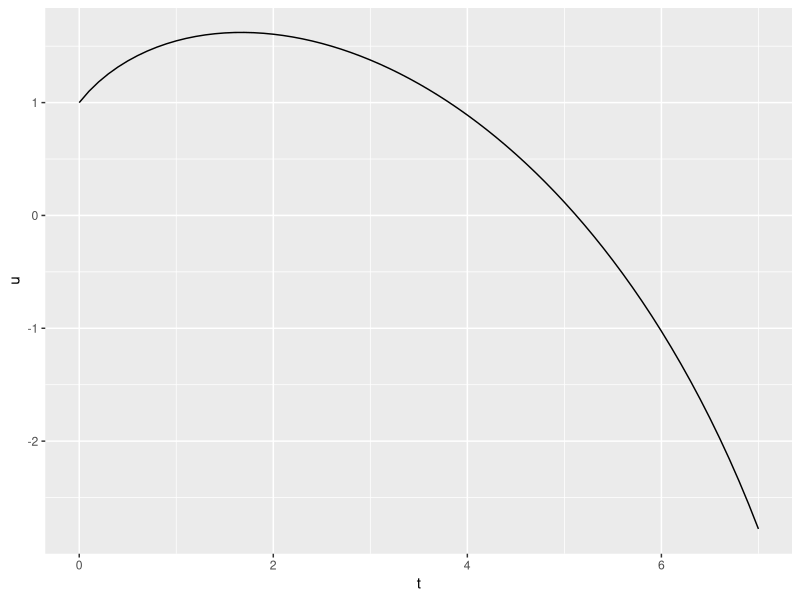
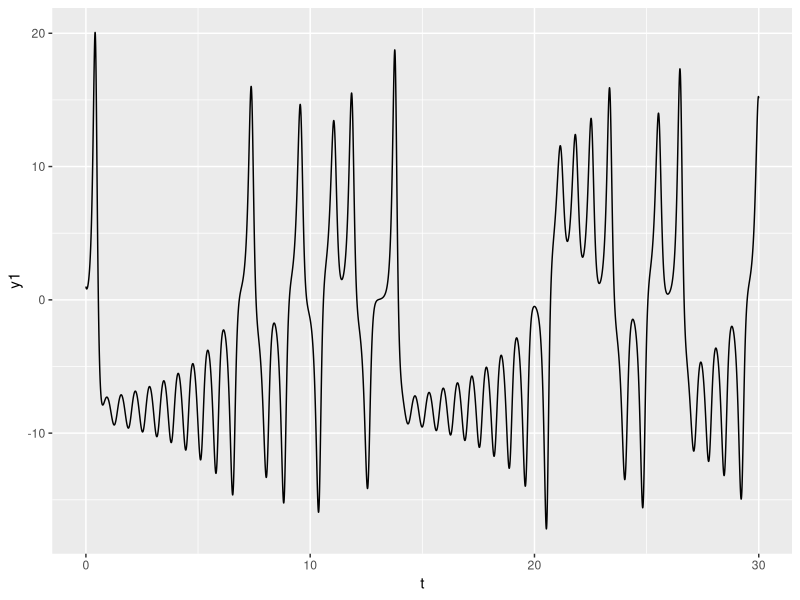
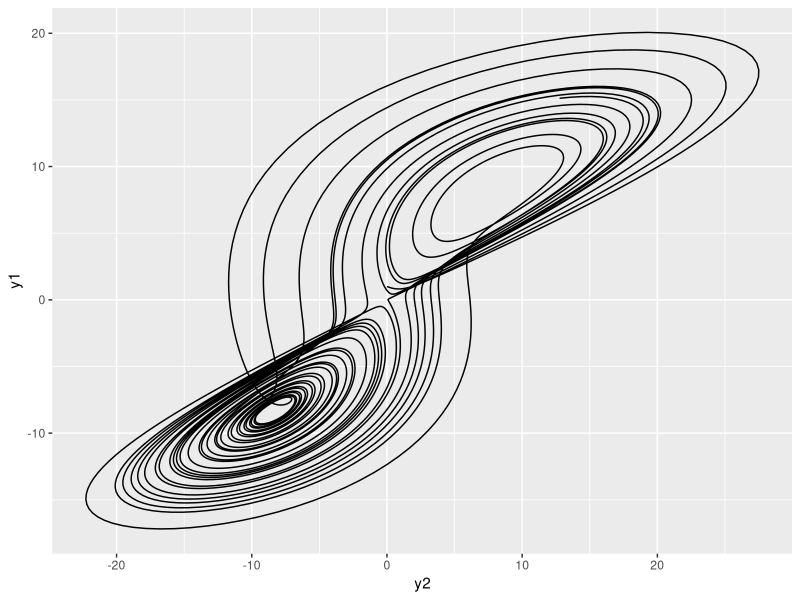
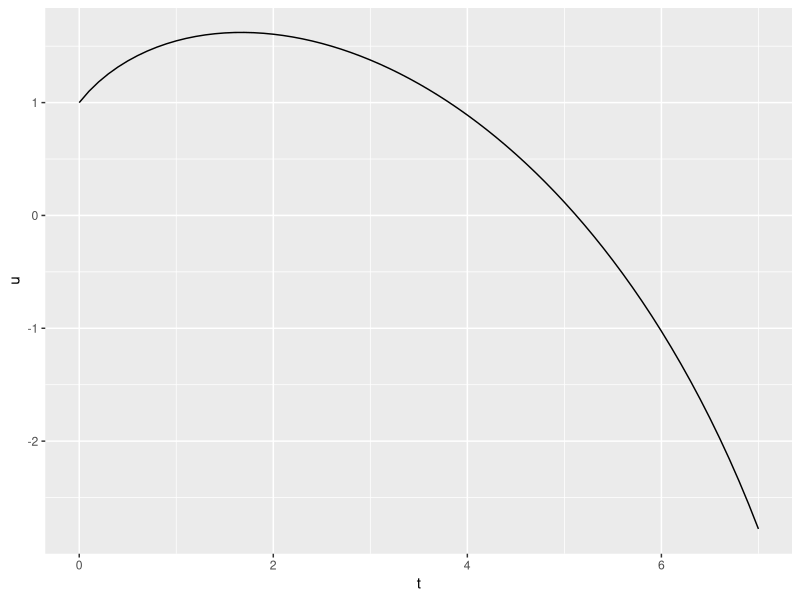
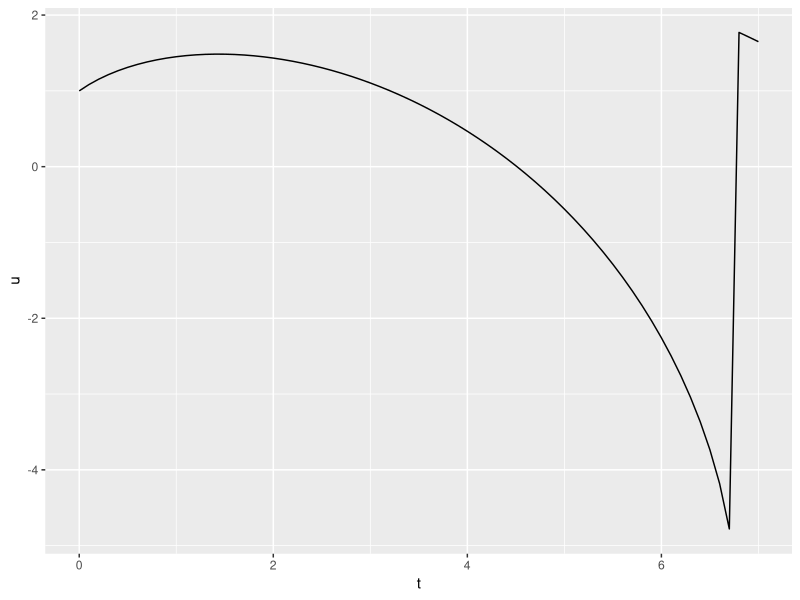
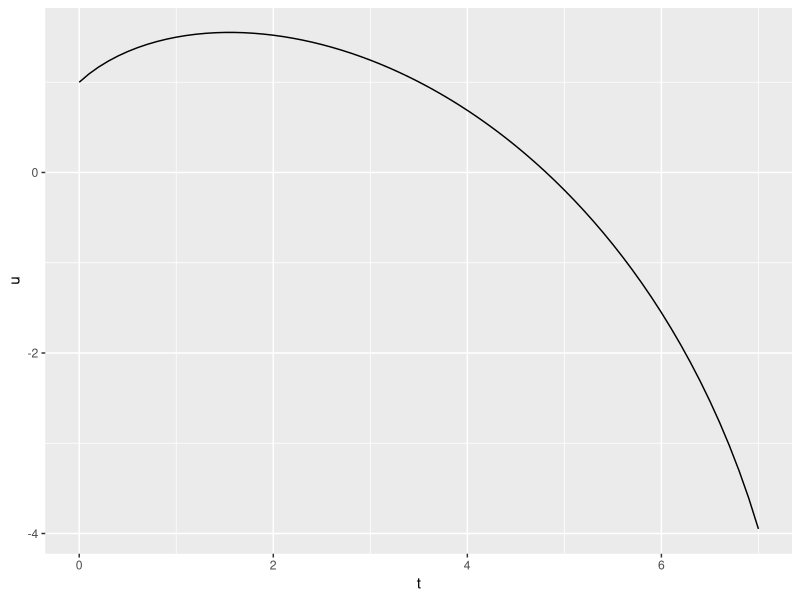
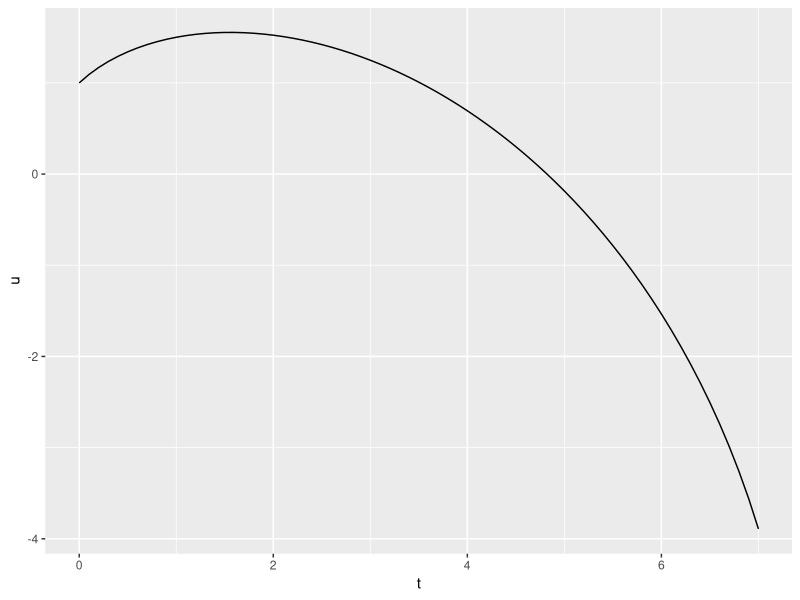

Recreate these plots in R, in order. (Note: this script raises an error after producing the figures.)

library(ggplot2)
library(purrr)
library(dplyr)

euler = function(f, y0, a, b, h) {
  ts = seq(a, b, by = h)
  
  y = matrix(0, nrow = length(ts), ncol = length(y0))

  y[1,] = y0
  for (i in 1:(length(ts) - 1)) {
    y[i + 1,] = y[i,] + h*f(ts[i], y[i,])
  }
  
  m = cbind(ts, y)
  colnames(m) = c("t", if (is.null(names(y0))) paste0("y", 1:length(y0)) else names(y0))
  m
}

tb = euler(function(t, u) (u - t)/(u + t), c("u" = 1), 0, 7, 0.1)
ggplot(tb %>% as.data.frame(), aes(x = t, y = u)) + geom_path()

sigma = 10
rho = 27
beta = 8/3
tb = euler(function(t, y) c(sigma*(y[2]- y[1]), 
                            y[1]*(rho - y[3]) - y[2], 
                            y[1]*y[2] - beta*y[3]), 
           c(1, 0, 0), 0, 30, 0.005) %>% as.data.frame()

ggplot(tb %>% as.data.frame(), aes(x = t, y = y1)) + geom_path()
ggplot(tb %>% as.data.frame(), aes(x = y2, y = y1)) + geom_path()

## aula 5

fixedPoint = function(f, x0, tol = 1e-10, steps = 20) {
  while (TRUE) {
    xn = f(x0)
    if (near(xn, x0, tol) || steps == 0)
      break
    x0 = xn
    steps = steps - 1
  }
  xn
}

bwEuler = function(f, y0, a, b, h) {
  ts = seq(a, b, by = h)
  y = matrix(0, nrow = length(ts), ncol = length(y0))
  
  y[1,] = y0
  for (i in 1:(length(ts) - 1)) {
    y[i + 1,] = fixedPoint(function(x) y[i,] + h*f(ts[i + 1], x), y[i,])
  }
  
  m = cbind(ts, y)
  colnames(m) = c("t", if (is.null(names(y0))) paste0("y", 1:length(y0)) else names(y0))
  m
}

crankNicolson = function(f, y0, a, b, h) {
  ts = seq(a, b, by = h)
  y = matrix(0, nrow = length(ts), ncol = length(y0))
  
  y[1,] = y0
  for (i in 1:(length(ts) - 1)) {
    y[i + 1,] = (y[i,] + h*f(ts[i], y[i,]) + fixedPoint(function(x) y[i,] + h*f(ts[i + 1], x), y[i,]))/2
  }
  
  m = cbind(ts, y)
  colnames(m) = c("t", if (is.null(names(y0))) paste0("y", 1:length(y0)) else names(y0))
  m
}

huen = function(f, y0, a, b, h) {
  ts = seq(a, b, by = h)
  
  y = matrix(0, nrow = length(ts), ncol = length(y0))
  
  y[1,] = y0
  for (i in 1:(length(ts) - 1)) {
    y[i + 1,] = y[i,] + h/2*(f(ts[i], y[i,]) + f(ts[i + 1], y[i,] + h*f(ts[i], y[i,])))
  }
  
  m = cbind(ts, y)
  colnames(m) = c("t", if (is.null(names(y0))) paste0("y", 1:length(y0)) else names(y0))
  m
}

tb = euler(function(t, u) (u - t)/(u + t), c("u" = 1), 0, 7, 0.1)
ggplot(tb %>% as.data.frame(), aes(x = t, y = u)) + geom_path()

tb = bwEuler(function(t, u) (u - t)/(u + t), c("u" = 1), 0, 7, 0.1)
ggplot(tb %>% as.data.frame(), aes(x = t, y = u)) + geom_path()

tb = crankNicolson(function(t, u) (u - t)/(u + t), c("u" = 1), 0, 7, 0.1)
ggplot(tb %>% as.data.frame(), aes(x = t, y = u)) + geom_path()

tb = huen(function(t, u) (u - t)/(u + t), c("u" = 1), 0, 7, 0.1)
ggplot(tb %>% as.data.frame(), aes(x = t, y = u)) + geom_path()

####
arg = list(function(t, u) -5*u, c("u" = 1), 0, 1, 0.025)
tb = invoke_map(list(euler, bwEuler, crankNicolson, huen), 
                  list(arg, arg, arg, arg)) %>%
  map(as.data.frame) %>%
  bind_cols %>%
  select(t, mt_euler = u, mt_bwEuler = u1, mt_crankNicolson = u2, mt_huen = u3) %>%
  mutate(u = exp(-5*t)) %>%
  tail(1)

abs((tb %>% select(starts_with("mt")) %>% as.matrix) - tb$u[nrow(tb)]) 
